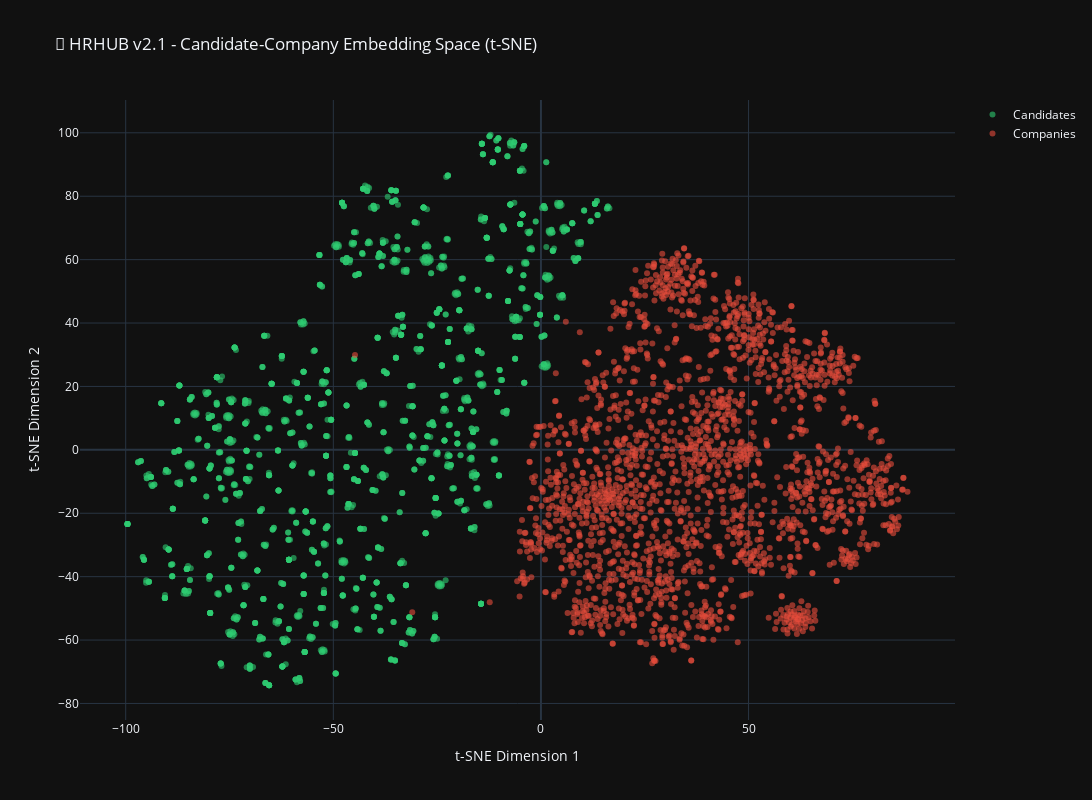

Notebook code cell kept with this figure:
### Code cell
# ═══════════════════════════════════════════════════════════════════
# CELL 10: t-SNE Visualization (Interactive Plotly)
# ═══════════════════════════════════════════════════════════════════

from sklearn.manifold import TSNE
import plotly.graph_objects as go

print("🌌 GENERATING t-SNE VISUALIZATION...")
print("=" * 80)

# Sample for speed (full dataset takes too long)
n_sample = min(2000, len(cand_vectors))
sample_cands = cand_vectors[:n_sample]
sample_comps = comp_vectors[:n_sample]

print(f"\n📊 Sampling:")
print(f"   Candidates: {len(sample_cands):,}")
print(f"   Companies: {len(sample_comps):,}")

# Combine
all_vectors = np.vstack([sample_cands, sample_comps])
labels = ['Candidate'] * len(sample_cands) + ['Company'] * len(sample_comps)

print(f"\n🔄 Running t-SNE (this takes ~2-3 min)...")

tsne = TSNE(
    n_components=2,
    random_state=42,
    perplexity=30,
    n_iter=1000,
    verbose=1
)

coords_2d = tsne.fit_transform(all_vectors)

print(f"\n✅ t-SNE complete! Shape: {coords_2d.shape}")

# Split back
cand_coords = coords_2d[:len(sample_cands)]
comp_coords = coords_2d[len(sample_cands):]

# Create interactive plot
fig = go.Figure()

# Candidates (green)
fig.add_trace(go.Scatter(
    x=cand_coords[:, 0],
    y=cand_coords[:, 1],
    mode='markers',
    name='Candidates',
    marker=dict(
        size=6,
        color='#2ecc71',
        opacity=0.6,
        line=dict(width=0)
    ),
    text=[f"Candidate {i}<br>{candidates.iloc[i].get('Category', 'N/A')}" 
          for i in range(len(sample_cands))],
    hovertemplate='%{text}<extra></extra>'
))

# Companies (red)
fig.add_trace(go.Scatter(
    x=comp_coords[:, 0],
    y=comp_coords[:, 1],
    mode='markers',
    name='Companies',
    marker=dict(
        size=6,
        color='#e74c3c',
        opacity=0.6,
        line=dict(width=0)
    ),
    text=[f"Company: {companies_full.iloc[i].get('name', 'N/A')}<br>Industry: {companies_full.iloc[i].get('industries_list', 'N/A')[:50]}" 
          for i in range(len(sample_comps))],
    hovertemplate='%{text}<extra></extra>'
))

fig.update_layout(
    title='🌌 HRHUB v2.1 - Candidate-Company Embedding Space (t-SNE)',
    xaxis_title='t-SNE Dimension 1',
    yaxis_title='t-SNE Dimension 2',
    width=1200,
    height=800,
    template='plotly_dark',
    hovermode='closest'
)

# Save HTML
tsne_path = f'{Config.RESULTS_PATH}tsne_interactive.html'
fig.write_html(tsne_path)

print(f"\n💾 Saved: {tsne_path}")
print(f"\n🎯 KEY INSIGHT:")
print("   If job posting bridge works → candidates & companies should overlap!")
print("=" * 80)

# Show in notebook
fig.show()

### Figure 1 — Plotly figure (JSON) as saved in the notebook; plotly's stock layout.template omitted (floating-point values rounded to 4 significant figures; data arrays with more than 128 entries replaced by an {"elided": "..."} marker saying what was removed)
{"data": [{"hovertemplate": "%{text}<extra></extra>", "marker": {"color": "#2ecc71", "line": {"width": 0}, "opacity": 0.6, "size": 6}, "mode": "markers", "name": "Candidates", "text": {"elided": "2000 str values"}, "type": "scatter", "x": {"elided": "2000 float values"}, "y": {"elided": "2000 float values"}}, {"hovertemplate": "%{text}<extra></extra>", "marker": {"color": "#e74c3c", "line": {"width": 0}, "opacity": 0.6, "size": 6}, "mode": "markers", "name": "Companies", "text": {"elided": "2000 str values"}, "type": "scatter", "x": {"elided": "2000 float values"}, "y": {"elided": "2000 float values"}}], "layout": {"height": 800, "hovermode": "closest", "title": {"text": "🌌 HRHUB v2.1 - Candidate-Company Embedding Space (t-SNE)"}, "width": 1200, "xaxis": {"title": {"text": "t-SNE Dimension 1"}}, "yaxis": {"title": {"text": "t-SNE Dimension 2"}}}}
